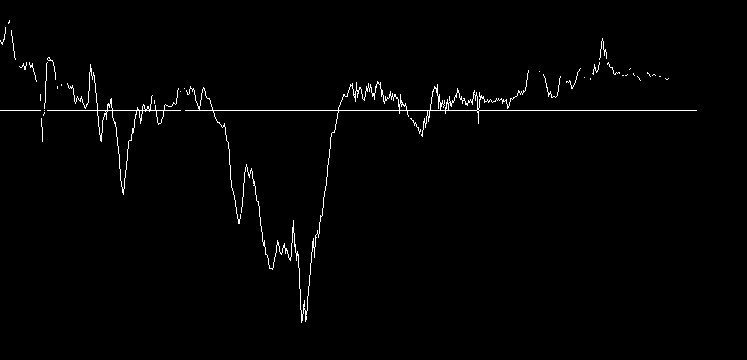
#> input picture assets/new_im.jpg, 747 x 360 px
$ python image_analysis.py
#> lines starting #> are read from the running program, lines starting #| are printed output that depends on the picture
"""This script finds a white line and plots the line.
From https://stackoverflow.com/questions/60051941/find-the-coordinates-in-an-image-where-a-specified-colour-is-detected
"""

import cv2
import numpy as np
from scipy.signal import savgol_filter


def mean_x(x, y):
    """Compute the mean value along all identical x values.

    Args:
        x (np.ndarray): x coordinates
        y (np.ndarray): y coordinates

    Returns:
        np.ndarray: the new x and y arrays
    """
    idx = np.unique(x)
    x_ = np.array([])
    y_ = np.array([])
    for i in idx:
        x_ = np.r_[x_, np.mean(x[x==i])]
        y_ = np.r_[y_, np.mean(y[x==i])]
    return x_, y_


def remove_line(x, y):
    """Remove the horizontal zero-line.

    Args:
        x (np.ndarray): x coordinates
        y (np.ndarray): y coordinates

    Returns:
        np.ndarray: the new x and y arrays
    """
    (values, counts) = np.unique(y, return_counts=True)
    values = values[np.argsort(counts)]
    counts = counts[np.argsort(counts)]
    idx = np.argwhere(counts > 100)
    val = values[idx]
    for v in val:
        x = x[y != v]
        y = y[y != v]
    return x, y


def main(scaling):
    """Find the continuous line from a plot in `new_im.jpg`.

    Args:
        scaling (float): how y axis scale to number of pixels

    Returns:
        float: the scaling factor
    """
#> called with scaling = 3
    # Load image
    im = cv2.imread('assets/new_im.jpg')
#> im is the input picture: shape (360, 747, 3); min 0, max 255, mean 3.2

    # Define the blue colour we want to find - remember OpenCV uses BGR ordering
    blue = [255, 255, 255]

    # Get X and Y coordinates of all blue pixels
    Y, X = np.where(np.all(im == blue, axis=2))
#> Y = 2371 values from 20 to 322; X = 2371 values, max 696 at index 1521, min 0 at index 21, mean 310.3

    x = X[np.argsort(X)]
#> x = 2371 values from 0 to 696
    y = Y[np.argsort(X)]
#> y = 2371 values, max 322 at index 1178, min 20 at index 26, mean 130.8
    # Remove the zero-line
    x, y = remove_line(x, y)
#> in remove_line, `(values, counts) = np.unique(y, return_counts=True)`: values = 294 values from 20 to 322; counts = 294 values, max 610 at index 83, min 1 at index 0, mean 8.06
#> in remove_line, `values = values[np.argsort(counts)]`: values = 294 values, max 322 at index 24, min 20 at index 0, mean 173.9
#> in remove_line, `counts = counts[np.argsort(counts)]`: counts = 294 values from 1 to 610
#> in remove_line, `idx = np.argwhere(counts > 100)`: idx = [293]
#> in remove_line, `val = values[idx]`: val = [110]
#> the loop in remove_line, `for v in val:` made 1 pass
#> after the loop in remove_line, `for v in val:`: x = 1761 values from 0 to 668; y = 1761 values, max 322 at index 932, min 20 at index 16, mean 138
#> x = 1761 values from 0 to 668
    y = scaling * y
#> y = 1761 values, max 966 at index 932, min 60 at index 16, mean 414
    x_mean, y_mean = mean_x(x, y)
#> in mean_x, `idx = np.unique(x)`: idx = 550 values from 0 to 668
#> the loop in mean_x, `for i in idx:` made 550 passes
#> i on passes 17 to 19: 22, 23, 24
#> after the loop in mean_x, `for i in idx:`: y_ = 550 values, max 950.2 at index 261, min 61.5 at index 7, mean 360.7
#> x_mean = 550 values from 0 to 668; y_mean has the same summary as y_ in mean_x
    x_ = np.linspace(np.min(x_mean), np.max(x_mean), 10000)
#> x_ = 10000 values from 0 to 668
    y_i = - np.interp(x_, x_mean, y_mean)
#> y_i = 10000 values, max -61.72 at index 134, min -950.2 at index 4520, mean -342.3
    dy = savgol_filter(y_i, 501, 3, deriv=1)
#> dy = 10000 values, max 1.4 at index 4903, min -1.43 at index 3436, mean -0.0102
    dy = dy[int(len(x_) * .8):]
#> dy = 2000 values, max 0.457 at index 913, min -0.425 at index 147, mean -0.0151

    # === < Plot the result > ===
    import matplotlib.pyplot as plt
    y_ = savgol_filter(y_i, 501, 3)  # window size 501, polynomial order 3
#> y_ = 10000 values, max -94.94 at index 88, min -868.2 at index 4563, mean -342.2
    # Rescale x-axis to 22-hour plot
    # TODO: find the exact timespan used in the image
    # x = (x - np.min(x)) / (np.max(x) - np.min(x)) * 22
    # x_ = (x_ - np.min(x_)) / (np.max(x_) - np.min(x_)) * 22
    plt.figure()
    plt.imshow(im)
    plt.plot(x, y / scaling, 'b')
    plt.plot(x_, - y_ / scaling, 'r')
    # [5 lines of commented-out code are left out]
    plt.savefig('assets/plot.pdf', dpi=300, bbox_inches='tight', format='pdf')
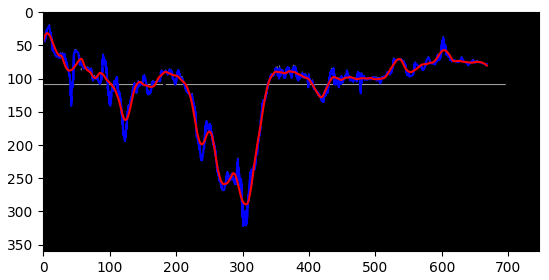
#> figure drawn by matplotlib, 1 panel
    # plt.show()
    # === </ Plot the result > ===

    return np.min(dy)


if __name__ == '__main__':
    _ = main(3)
